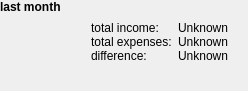
<?xml version="1.0" encoding="UTF-8"?>
<ui version="4.0">
 <author>Stefan Böhmann</author>
 <class>QuickReportWidget</class>
 <widget class="QWidget" name="QuickReportWidget">
  <property name="geometry">
   <rect>
    <x>0</x>
    <y>0</y>
    <width>248</width>
    <height>91</height>
   </rect>
  </property>
  <property name="sizePolicy">
   <sizepolicy hsizetype="Minimum" vsizetype="Minimum">
    <horstretch>0</horstretch>
    <verstretch>0</verstretch>
   </sizepolicy>
  </property>
  <layout class="QGridLayout" name="gridLayout">
   <property name="margin">
    <number>0</number>
   </property>
   <property name="spacing">
    <number>0</number>
   </property>
   <item row="0" column="0" colspan="4">
    <layout class="QHBoxLayout" name="horizontalLayout">
     <item>
      <widget class="QLabel" name="titleLabel">
       <property name="sizePolicy">
        <sizepolicy hsizetype="Preferred" vsizetype="Preferred">
         <horstretch>0</horstretch>
         <verstretch>0</verstretch>
        </sizepolicy>
       </property>
       <property name="font">
        <font>
         <weight>75</weight>
         <bold>true</bold>
        </font>
       </property>
       <property name="text">
        <string>last month</string>
       </property>
       <property name="alignment">
        <set>Qt::AlignLeading|Qt::AlignLeft|Qt::AlignTop</set>
       </property>
      </widget>
     </item>
     <item>
      <widget class="QWidget" name="statwidget" native="true">
       <property name="sizePolicy">
        <sizepolicy hsizetype="Expanding" vsizetype="Preferred">
         <horstretch>0</horstretch>
         <verstretch>0</verstretch>
        </sizepolicy>
       </property>
      </widget>
     </item>
     <item>
      <widget class="QToolButton" name="closeButton">
       <property name="icon">
        <iconset>
         <normaloff>../../../../opt/kde4/share/icons/oxygen/22x22/actions/dialog-close.png</normaloff>../../../../opt/kde4/share/icons/oxygen/22x22/actions/dialog-close.png</iconset>
       </property>
       <property name="iconSize">
        <size>
         <width>14</width>
         <height>14</height>
        </size>
       </property>
       <property name="autoRaise">
        <bool>true</bool>
       </property>
      </widget>
     </item>
    </layout>
   </item>
   <item row="1" column="0">
    <widget class="QToolButton" name="previousButton">
     <property name="sizePolicy">
      <sizepolicy hsizetype="Fixed" vsizetype="Preferred">
       <horstretch>0</horstretch>
       <verstretch>0</verstretch>
      </sizepolicy>
     </property>
     <property name="text">
      <string/>
     </property>
     <property name="icon">
      <iconset>
       <normaloff>../../../../opt/kde4/share/icons/oxygen/22x22/actions/arrow-left.png</normaloff>../../../../opt/kde4/share/icons/oxygen/22x22/actions/arrow-left.png</iconset>
     </property>
     <property name="iconSize">
      <size>
       <width>12</width>
       <height>12</height>
      </size>
     </property>
     <property name="autoRaise">
      <bool>true</bool>
     </property>
    </widget>
   </item>
   <item row="1" column="1">
    <spacer name="horizontalSpacer_2">
     <property name="orientation">
      <enum>Qt::Horizontal</enum>
     </property>
     <property name="sizeHint" stdset="0">
      <size>
       <width>18</width>
       <height>20</height>
      </size>
     </property>
    </spacer>
   </item>
   <item row="1" column="2">
    <layout class="QFormLayout" name="layout">
     <property name="fieldGrowthPolicy">
      <enum>QFormLayout::ExpandingFieldsGrow</enum>
     </property>
     <property name="formAlignment">
      <set>Qt::AlignRight|Qt::AlignTop|Qt::AlignTrailing</set>
     </property>
     <property name="horizontalSpacing">
      <number>6</number>
     </property>
     <item row="0" column="0">
      <widget class="QLabel" name="incomeLabel">
       <property name="text">
        <string>total income:</string>
       </property>
      </widget>
     </item>
     <item row="0" column="1">
      <widget class="QLabel" name="incomeValue">
       <property name="sizePolicy">
        <sizepolicy hsizetype="MinimumExpanding" vsizetype="Preferred">
         <horstretch>0</horstretch>
         <verstretch>0</verstretch>
        </sizepolicy>
       </property>
       <property name="text">
        <string>Unknown</string>
       </property>
       <property name="alignment">
        <set>Qt::AlignRight|Qt::AlignTrailing|Qt::AlignVCenter</set>
       </property>
      </widget>
     </item>
     <item row="1" column="0">
      <widget class="QLabel" name="expenseLabel">
       <property name="text">
        <string>total expenses:</string>
       </property>
      </widget>
     </item>
     <item row="1" column="1">
      <widget class="QLabel" name="expenseValue">
       <property name="sizePolicy">
        <sizepolicy hsizetype="MinimumExpanding" vsizetype="Preferred">
         <horstretch>0</horstretch>
         <verstretch>0</verstretch>
        </sizepolicy>
       </property>
       <property name="text">
        <string>Unknown</string>
       </property>
       <property name="alignment">
        <set>Qt::AlignRight|Qt::AlignTrailing|Qt::AlignVCenter</set>
       </property>
      </widget>
     </item>
     <item row="2" column="0">
      <widget class="QLabel" name="diffLabel">
       <property name="text">
        <string>difference:</string>
       </property>
      </widget>
     </item>
     <item row="2" column="1">
      <widget class="QLabel" name="diffValue">
       <property name="sizePolicy">
        <sizepolicy hsizetype="MinimumExpanding" vsizetype="Preferred">
         <horstretch>0</horstretch>
         <verstretch>0</verstretch>
        </sizepolicy>
       </property>
       <property name="text">
        <string>Unknown</string>
       </property>
       <property name="alignment">
        <set>Qt::AlignRight|Qt::AlignTrailing|Qt::AlignVCenter</set>
       </property>
      </widget>
     </item>
    </layout>
   </item>
   <item row="1" column="3">
    <widget class="QToolButton" name="nextButton">
     <property name="enabled">
      <bool>false</bool>
     </property>
     <property name="sizePolicy">
      <sizepolicy hsizetype="Fixed" vsizetype="Preferred">
       <horstretch>0</horstretch>
       <verstretch>0</verstretch>
      </sizepolicy>
     </property>
     <property name="text">
      <string/>
     </property>
     <property name="icon">
      <iconset>
       <normaloff>../../../../opt/kde4/share/icons/oxygen/22x22/actions/arrow-right.png</normaloff>../../../../opt/kde4/share/icons/oxygen/22x22/actions/arrow-right.png</iconset>
     </property>
     <property name="iconSize">
      <size>
       <width>12</width>
       <height>12</height>
      </size>
     </property>
     <property name="autoRaise">
      <bool>true</bool>
     </property>
    </widget>
   </item>
  </layout>
 </widget>
 <resources/>
 <connections/>
</ui>
